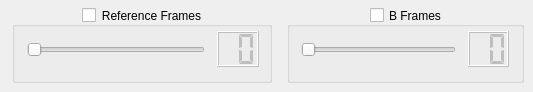
        <widget class="QWidget" name="Fames264Tab">
         <attribute name="title">
          <string>Frames</string>
         </attribute>
         <widget class="QGroupBox" name="RefFrames264GB">
          <property name="geometry">
           <rect>
            <x>12</x>
            <y>7</y>
            <width>260</width>
            <height>76</height>
           </rect>
          </property>
          <property name="toolTip">
           <string>&lt;html&gt;&lt;head/&gt;&lt;body&gt;&lt;p&gt;Enables manual reference frames selection.&lt;/p&gt;&lt;/body&gt;&lt;/html&gt;</string>
          </property>
          <property name="title">
           <string>Reference Frames</string>
          </property>
          <property name="alignment">
           <set>Qt::AlignCenter</set>
          </property>
          <property name="checkable">
           <bool>true</bool>
          </property>
          <property name="checked">
           <bool>false</bool>
          </property>
          <widget class="QSlider" name="Reference264Sldr">
           <property name="geometry">
            <rect>
             <x>15</x>
             <y>31</y>
             <width>178</width>
             <height>24</height>
            </rect>
           </property>
           <property name="toolTip">
            <string>&lt;html&gt;&lt;head/&gt;&lt;body&gt;&lt;p&gt;Adjusts the number of reference frames to use.&lt;/p&gt;&lt;/body&gt;&lt;/html&gt;</string>
           </property>
           <property name="maximum">
            <number>16</number>
           </property>
           <property name="orientation">
            <enum>Qt::Horizontal</enum>
           </property>
          </widget>
          <widget class="QLCDNumber" name="Reference264LED">
           <property name="geometry">
            <rect>
             <x>205</x>
             <y>24</y>
             <width>42</width>
             <height>36</height>
            </rect>
           </property>
           <property name="digitCount">
            <number>2</number>
           </property>
           <property name="mode">
            <enum>QLCDNumber::Dec</enum>
           </property>
           <property name="segmentStyle">
            <enum>QLCDNumber::Flat</enum>
           </property>
           <property name="value" stdset="0">
            <double>0.000000000000000</double>
           </property>
          </widget>
         </widget>
         <widget class="QGroupBox" name="BFrames264GB">
          <property name="geometry">
           <rect>
            <x>287</x>
            <y>7</y>
            <width>237</width>
            <height>76</height>
           </rect>
          </property>
          <property name="toolTip">
           <string>&lt;html&gt;&lt;head/&gt;&lt;body&gt;&lt;p&gt;Enables manual selection of b frames.&lt;/p&gt;&lt;/body&gt;&lt;/html&gt;</string>
          </property>
          <property name="title">
           <string>B Frames</string>
          </property>
          <property name="alignment">
           <set>Qt::AlignCenter</set>
          </property>
          <property name="checkable">
           <bool>true</bool>
          </property>
          <property name="checked">
           <bool>false</bool>
          </property>
          <widget class="QSlider" name="BFrame264Sldr">
           <property name="geometry">
            <rect>
             <x>14</x>
             <y>31</y>
             <width>155</width>
             <height>24</height>
            </rect>
           </property>
           <property name="toolTip">
            <string>&lt;html&gt;&lt;head/&gt;&lt;body&gt;&lt;p&gt;Sets the number of b frames to use.&lt;/p&gt;&lt;/body&gt;&lt;/html&gt;</string>
           </property>
           <property name="maximum">
            <number>16</number>
           </property>
           <property name="orientation">
            <enum>Qt::Horizontal</enum>
           </property>
          </widget>
          <widget class="QLCDNumber" name="Bframe264LED">
           <property name="geometry">
            <rect>
             <x>181</x>
             <y>24</y>
             <width>41</width>
             <height>36</height>
            </rect>
           </property>
           <property name="digitCount">
            <number>2</number>
           </property>
           <property name="mode">
            <enum>QLCDNumber::Dec</enum>
           </property>
           <property name="segmentStyle">
            <enum>QLCDNumber::Flat</enum>
           </property>
           <property name="value" stdset="0">
            <double>0.000000000000000</double>
           </property>
          </widget>
         </widget>
        </widget>
